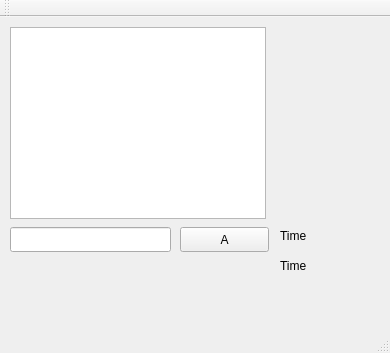
<?xml version="1.0" encoding="UTF-8"?>
<ui version="4.0">
 <class>MainWindow</class>
 <widget class="QMainWindow" name="MainWindow">
  <property name="geometry">
   <rect>
    <x>0</x>
    <y>0</y>
    <width>390</width>
    <height>353</height>
   </rect>
  </property>
  <property name="windowTitle">
   <string>MainWindow</string>
  </property>
  <widget class="QWidget" name="centralWidget">
   <widget class="QListWidget" name="listWidget">
    <property name="geometry">
     <rect>
      <x>10</x>
      <y>10</y>
      <width>256</width>
      <height>192</height>
     </rect>
    </property>
   </widget>
   <widget class="QLineEdit" name="lineEdit">
    <property name="geometry">
     <rect>
      <x>10</x>
      <y>210</y>
      <width>161</width>
      <height>25</height>
     </rect>
    </property>
   </widget>
   <widget class="QPushButton" name="pushButton">
    <property name="geometry">
     <rect>
      <x>180</x>
      <y>210</y>
      <width>89</width>
      <height>25</height>
     </rect>
    </property>
    <property name="text">
     <string>A</string>
    </property>
   </widget>
   <widget class="QLabel" name="label">
    <property name="geometry">
     <rect>
      <x>280</x>
      <y>210</y>
      <width>67</width>
      <height>17</height>
     </rect>
    </property>
    <property name="text">
     <string>Time</string>
    </property>
   </widget>
   <widget class="QLabel" name="label_2">
    <property name="geometry">
     <rect>
      <x>280</x>
      <y>240</y>
      <width>67</width>
      <height>17</height>
     </rect>
    </property>
    <property name="text">
     <string>Time</string>
    </property>
   </widget>
  </widget>
  <widget class="QMenuBar" name="menuBar">
   <property name="geometry">
    <rect>
     <x>0</x>
     <y>0</y>
     <width>390</width>
     <height>22</height>
    </rect>
   </property>
  </widget>
  <widget class="QToolBar" name="mainToolBar">
   <attribute name="toolBarArea">
    <enum>TopToolBarArea</enum>
   </attribute>
   <attribute name="toolBarBreak">
    <bool>false</bool>
   </attribute>
  </widget>
  <widget class="QStatusBar" name="statusBar"/>
 </widget>
 <layoutdefault spacing="6" margin="11"/>
 <resources/>
 <connections/>
</ui>
